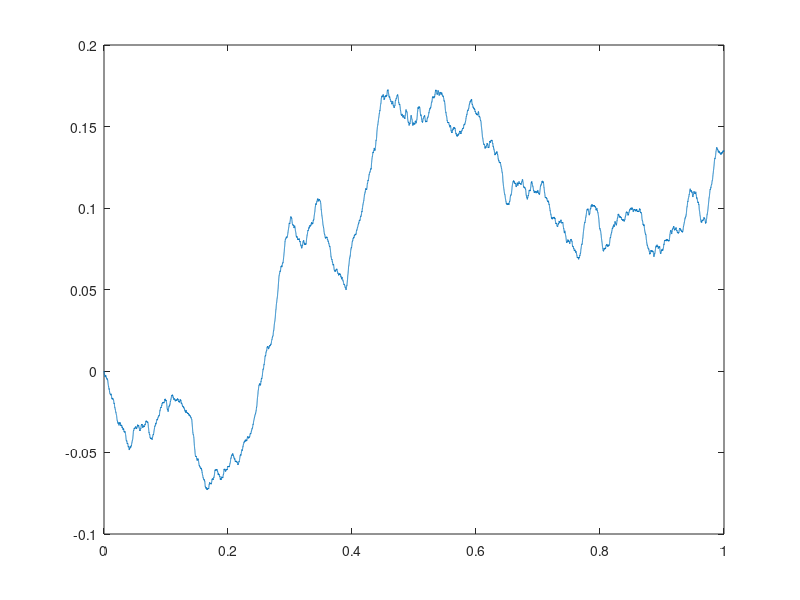

This chart was generated by the following MATLAB code:
%fbm.m
N=2^15; 
sig = 1;
t= 0:N;
H = 0.9; %Hurst parameter
sigma(1) = sig;
for k=1:N
   sigma(k+1) = 0.5*sig*((k+1)^(2*H) - 2*k^(2*H) + (k-1)^(2*H));
end
c=[sigma sigma((end-1):-1:2)]';
lambda=fft(c); %eigenvalues
eta=sqrt(lambda./(2*N));
Z=randn(2*N,1)+sqrt(-1).*randn(2*N,1); %complex normal vectors
Zeta= Z.*eta;
X2n=fft(Zeta);
A=X2n(1:(N+1));
X=real(A);
c = 1/N;
X1 = c^H*cumsum(X);
plot(t*c,X1);
